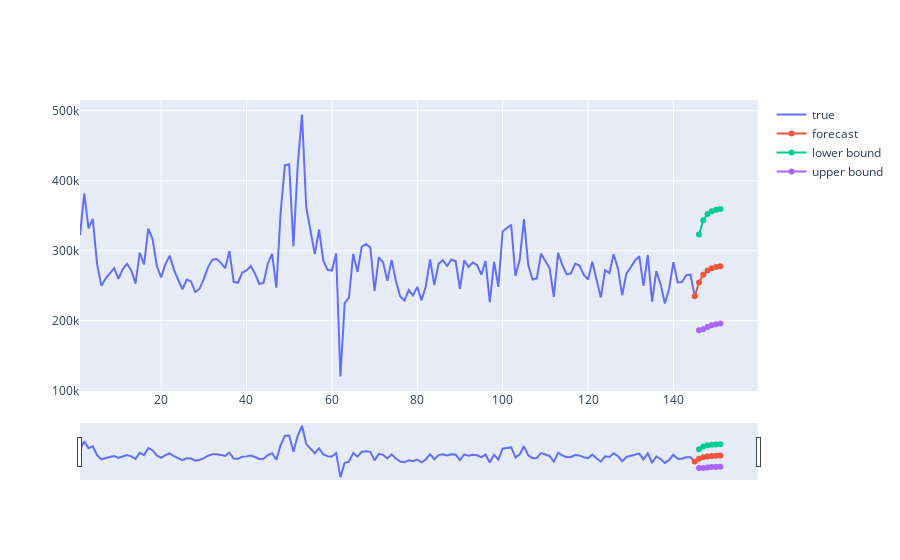

Notebook source saved alongside this figure:
### Code cell
# Visualisasi
fig = go.Figure(go.Scatter(name = 'true',x=beverages['week'], y=beverages['num_orders']))
fig.add_trace(go.Scatter(name = 'forecast',x=beverages_yhat['week'], y=beverages_yhat['num_orders']))
fig.add_trace(go.Scatter(name = 'lower bound',x=beverages_forecast['week'], y=beverages_forecast['lower']))
fig.add_trace(go.Scatter(name = 'upper bound',x=beverages_forecast['week'], y=beverages_forecast['upper']))
fig.update_xaxes(rangeslider_visible=True)
fig.show()

### Figure 1 — Plotly figure (JSON) as saved in the notebook; plotly's stock layout.template omitted (floating-point values rounded to 4 significant figures; data arrays with more than 128 entries replaced by an {"elided": "..."} marker saying what was removed)
{"data": [{"name": "true", "type": "scatter", "x": {"elided": "145 int values"}, "y": {"elided": "145 int values"}}, {"name": "forecast", "type": "scatter", "x": [145, 146, 147, 148, 149, 150, 151], "y": [235091, 254800.0, 265700.0, 271800.0, 275100.0, 276900.0, 277900.0]}, {"name": "lower bound", "type": "scatter", "x": [146, 147, 148, 149, 150, 151], "y": [323100.0, 343700.0, 352400.0, 356600.0, 358700.0, 359700.0]}, {"name": "upper bound", "type": "scatter", "x": [146, 147, 148, 149, 150, 151], "y": [186600.0, 187800.0, 191100.0, 193600.0, 195200.0, 196100.0]}], "layout": {"xaxis": {"rangeslider": {"visible": true}}}}
